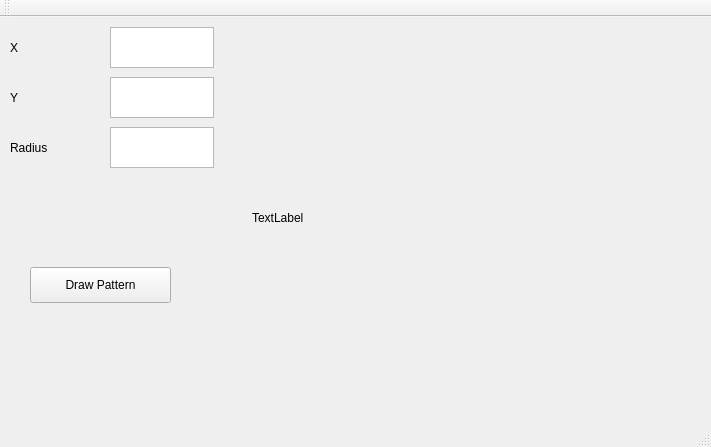
<?xml version="1.0" encoding="UTF-8"?>
<ui version="4.0">
 <class>MainWindow</class>
 <widget class="QMainWindow" name="MainWindow">
  <property name="geometry">
   <rect>
    <x>0</x>
    <y>0</y>
    <width>711</width>
    <height>447</height>
   </rect>
  </property>
  <property name="windowTitle">
   <string>MainWindow</string>
  </property>
  <widget class="QWidget" name="centralWidget">
   <widget class="QLabel" name="label">
    <property name="geometry">
     <rect>
      <x>10</x>
      <y>10</y>
      <width>63</width>
      <height>41</height>
     </rect>
    </property>
    <property name="text">
     <string>X</string>
    </property>
   </widget>
   <widget class="QLabel" name="label_2">
    <property name="geometry">
     <rect>
      <x>10</x>
      <y>60</y>
      <width>63</width>
      <height>41</height>
     </rect>
    </property>
    <property name="text">
     <string>Y</string>
    </property>
   </widget>
   <widget class="QLabel" name="label_3">
    <property name="geometry">
     <rect>
      <x>10</x>
      <y>110</y>
      <width>63</width>
      <height>41</height>
     </rect>
    </property>
    <property name="text">
     <string>Radius</string>
    </property>
   </widget>
   <widget class="QLabel" name="label_4">
    <property name="geometry">
     <rect>
      <x>252</x>
      <y>20</y>
      <width>431</width>
      <height>361</height>
     </rect>
    </property>
    <property name="text">
     <string>TextLabel</string>
    </property>
   </widget>
   <widget class="QPushButton" name="pushButton">
    <property name="geometry">
     <rect>
      <x>30</x>
      <y>250</y>
      <width>141</width>
      <height>36</height>
     </rect>
    </property>
    <property name="text">
     <string>Draw Pattern</string>
    </property>
   </widget>
   <widget class="QTextEdit" name="textEdit">
    <property name="geometry">
     <rect>
      <x>110</x>
      <y>10</y>
      <width>104</width>
      <height>41</height>
     </rect>
    </property>
   </widget>
   <widget class="QTextEdit" name="textEdit_2">
    <property name="geometry">
     <rect>
      <x>110</x>
      <y>60</y>
      <width>104</width>
      <height>41</height>
     </rect>
    </property>
   </widget>
   <widget class="QTextEdit" name="textEdit_3">
    <property name="geometry">
     <rect>
      <x>110</x>
      <y>110</y>
      <width>104</width>
      <height>41</height>
     </rect>
    </property>
   </widget>
  </widget>
  <widget class="QMenuBar" name="menuBar">
   <property name="geometry">
    <rect>
     <x>0</x>
     <y>0</y>
     <width>711</width>
     <height>28</height>
    </rect>
   </property>
  </widget>
  <widget class="QToolBar" name="mainToolBar">
   <attribute name="toolBarArea">
    <enum>TopToolBarArea</enum>
   </attribute>
   <attribute name="toolBarBreak">
    <bool>false</bool>
   </attribute>
  </widget>
  <widget class="QStatusBar" name="statusBar"/>
 </widget>
 <layoutdefault spacing="6" margin="11"/>
 <resources/>
 <connections/>
</ui>
